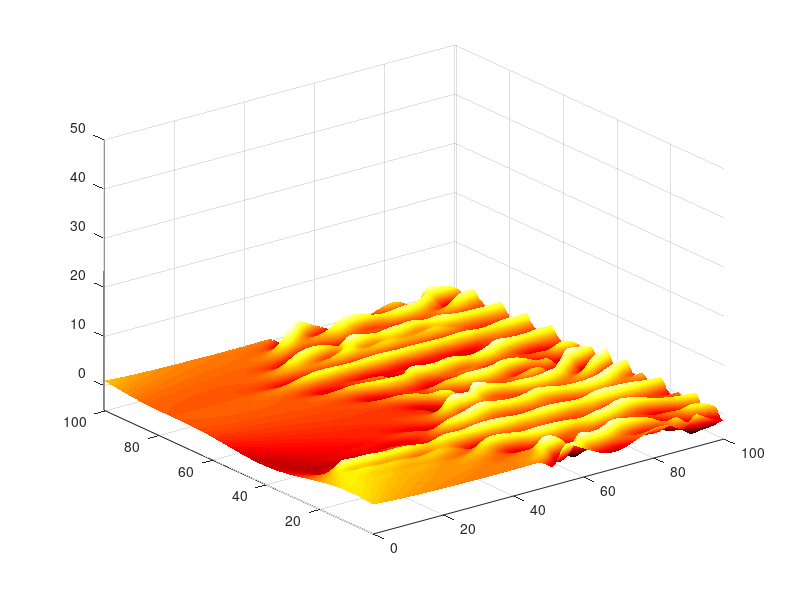
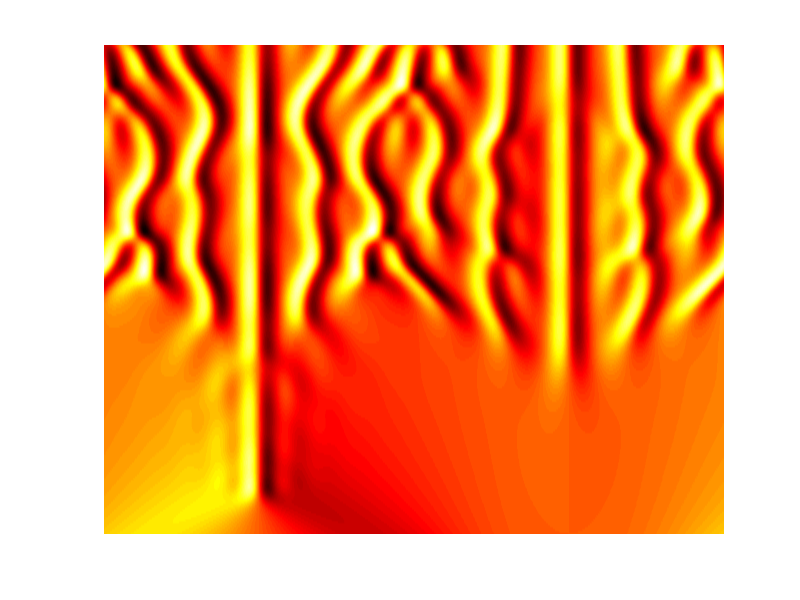

Recreate these plots in MATLAB, in order.
clear all; close all; clc

% Kuramoto-Sivashinsky equation (from Trefethen)
% u_t = -u*u_x - u_xx - u_xxxx,  periodic BCs 

N = 1024;
x = 32*pi*(1:N)'/N;
u = cos(x/16).*(1+sin(x/16)); 
v = fft(u);

% % % % % %
%Spatial grid and initial condition:
h = 0.025;
k = [0:N/2-1 0 -N/2+1:-1]'/16;
L = k.^2 - k.^4;
E = exp(h*L); E2 = exp(h*L/2);
M = 16;
r = exp(1i*pi*((1:M)-.5)/M);
LR = h*L(:,ones(M,1)) + r(ones(N,1),:);
Q = h*real(mean( (exp(LR/2)-1)./LR ,2)); 
f1 = h*real(mean( (-4-LR+exp(LR).*(4-3*LR+LR.^2))./LR.^3 ,2)); 
f2 = h*real(mean( (2+LR+exp(LR).*(-2+LR))./LR.^3 ,2));
f3 = h*real(mean( (-4-3*LR-LR.^2+exp(LR).*(4-LR))./LR.^3 ,2));

% Main time-stepping loop:
uu = u; tt = 0;
tmax = 100; nmax = round(tmax/h); nplt = floor((tmax/250)/h); g = -0.5i*k;
for n = 1:nmax
t = n*h;
Nv = g.*fft(real(ifft(v)).^2);
a = E2.*v + Q.*Nv;
Na = g.*fft(real(ifft(a)).^2);
b = E2.*v + Q.*Na;
Nb = g.*fft(real(ifft(b)).^2);
c = E2.*a + Q.*(2*Nb-Nv);
Nc = g.*fft(real(ifft(c)).^2);
v = E.*v + Nv.*f1 + 2*(Na+Nb).*f2 + Nc.*f3; if mod(n,nplt)==0
        u = real(ifft(v));
uu = [uu,u]; tt = [tt,t]; end
end
% Plot results:
surf(tt,x,uu), shading interp, colormap(hot), axis tight 
% view([-90 90]), colormap(autumn); 
set(gca,'zlim',[-5 50]) 

save('kuramoto_sivishinky.mat','x','tt','uu')

%%
figure(2), pcolor(x,tt,uu.'),shading interp, colormap(hot),axis off

